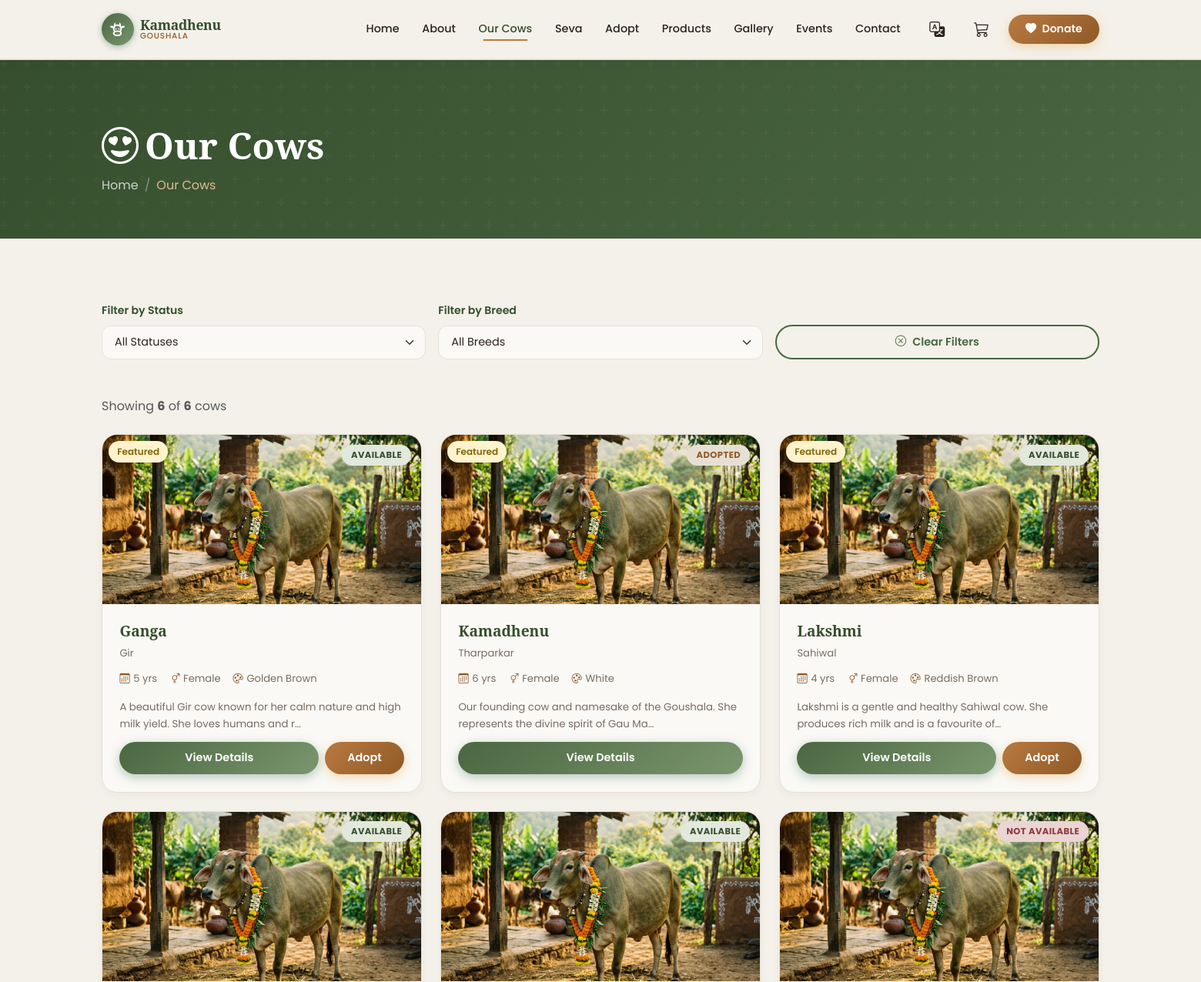
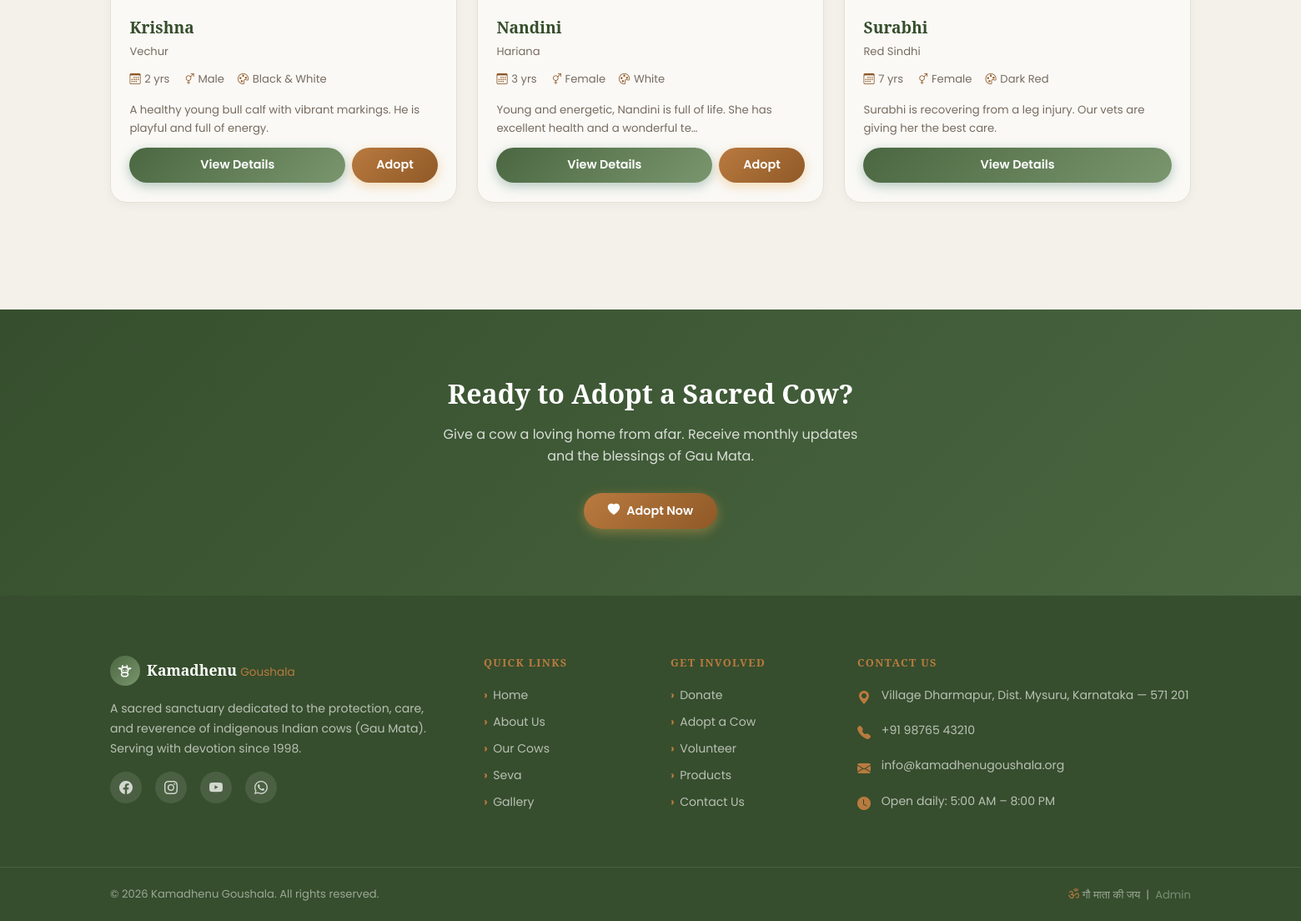
The app's page /cows.php with its own data (2 pictures, top to bottom).
### tables this page shows
CREATE TABLE IF NOT EXISTS `cows` (
  `id`          INT UNSIGNED NOT NULL AUTO_INCREMENT,
  `name`        VARCHAR(100) NOT NULL,
  `breed`       VARCHAR(100) NOT NULL DEFAULT '',
  `age`         TINYINT UNSIGNED NOT NULL DEFAULT 0,
  `gender`      ENUM('Female','Male','Calf') NOT NULL DEFAULT 'Female',
  `color`       VARCHAR(80) NOT NULL DEFAULT '',
  `weight_kg`   DECIMAL(6,2) UNSIGNED DEFAULT NULL,
  `health_status` ENUM('Healthy','Under Treatment','Recovered') NOT NULL DEFAULT 'Healthy',
  `adoption_status` ENUM('Available','Adopted','Not Available') NOT NULL DEFAULT 'Available',
  `description` TEXT DEFAULT NULL,
  `image`       VARCHAR(255) DEFAULT NULL,
  `is_featured` TINYINT(1) NOT NULL DEFAULT 0,
  `created_at`  TIMESTAMP NOT NULL DEFAULT CURRENT_TIMESTAMP,
  `updated_at`  TIMESTAMP NOT NULL DEFAULT CURRENT_TIMESTAMP ON UPDATE CURRENT_TIMESTAMP,
  PRIMARY KEY (`id`),
  INDEX `idx_cows_adoption_status` (`adoption_status`),
  INDEX `idx_cows_is_featured` (`is_featured`)
);

### includes/functions.php (called while the page is built, shortened)
<?php
function e(string $str): string {
    return htmlspecialchars($str, ENT_QUOTES | ENT_SUBSTITUTE, 'UTF-8');
}
function img_url(string $subdir, ?string $filename): string {
    if (empty($filename)) return PLACEHOLDER_IMG;
    return UPLOAD_URL . $subdir . '/' . e($filename);
}
function paginate(PDO $pdo, string $countSql, string $dataSql, array $params, int $page, int $perPage = ITEMS_PER_PAGE): array {
    $page    = max(1, (int)$page);
    $offset  = ($page - 1) * $perPage;
    $stmtCount = $pdo->prepare($countSql);
    $stmtCount->execute($params);
    $total = (int)$stmtCount->fetchColumn();
    $stmtData = $pdo->prepare($dataSql . " LIMIT :limit OFFSET :offset");
    $stmtData->bindValue(':limit',  $perPage, PDO::PARAM_INT);
    $stmtData->bindValue(':offset', $offset,  PDO::PARAM_INT);
    $stmtData->execute();
    $items = $stmtData->fetchAll();
    return [
        'items'        => $items,
        'total'        => $total,
        'total_pages'  => (int)ceil($total / $perPage),
        'current_page' => $page,
        'per_page'     => $perPage,
    ];
}

### cows.php (the view, shortened to what this page needs)
<?php
require_once __DIR__ . '/config/database.php';
require_once __DIR__ . '/includes/functions.php';
$pdo = getDBConnection();
$page   = isset($_GET['page']) ? max(1, (int)$_GET['page']) : 1;
$where  = ['1=1'];
$params = [];
$whereStr = implode(' AND ', $where);
$countSql = "SELECT COUNT(*) FROM cows c WHERE $whereStr";
$dataSql  = "SELECT * FROM cows c WHERE $whereStr ORDER BY c.is_featured DESC, c.name ASC";
$pagData  = paginate($pdo, $countSql, $dataSql, $params, $page);
require_once __DIR__ . '/includes/header.php';
require_once __DIR__ . '/includes/navbar.php';
?>
<section class="kg-page-banner">
  <div class="container">
    <h1><i class="bi bi-emoji-heart-eyes me-2"></i>Our Cows</h1>
    <nav aria-label="breadcrumb">
      <ol class="breadcrumb mb-0">
        <li class="breadcrumb-item"><a href="<?= BASE_URL ?>/">Home</a></li>
        <li class="breadcrumb-item active">Our Cows</li>
      </ol>
    </nav>
  </div>
</section>
<section class="kg-section">
  <div class="container">
    <form method="get" action="" class="row g-3 mb-5 align-items-end">
      <div class="col-md-4">
        <label class="form-label">Filter by Status</label>
        <select name="status" class="form-select" onchange="this.form.submit()">
          <option value="">All Statuses</option>
        </select>
      </div>
      <div class="col-md-4">
        <label class="form-label">Filter by Breed</label>
        <select name="breed" class="form-select" onchange="this.form.submit()">
          <option value="">All Breeds</option>
        </select>
      </div>
      <div class="col-md-4">
        <a href="<?= BASE_URL ?>/cows.php" class="btn btn-kg-outline w-100">
          <i class="bi bi-x-circle me-2"></i>Clear Filters
        </a>
      </div>
    </form>
    <p class="mb-4 text-muted">
      Showing <strong><?= count($pagData['items']) ?></strong> of <strong><?= $pagData['total'] ?></strong> cows
    </p>
    <?php if (empty($pagData['items'])): ?>
    <div class="text-center py-5">
      <i class="bi bi-search" style="font-size:3rem;color:var(--kg-border);"></i>
      <h4 class="mt-3 text-muted">No cows found</h4>
      <p class="text-muted">Try clearing your filters.</p>
      <a href="<?= BASE_URL ?>/cows.php" class="btn btn-kg-primary mt-2">View All Cows</a>
    </div>
    <?php else: ?>
    <div class="row g-4">
      <?php foreach ($pagData['items'] as $cow): ?>
      <div class="col-md-6 col-lg-4">
        <div class="kg-cow-card">
          <div class="kg-cow-card-img">
            <img src="<?= img_url('cows', $cow['image']) ?>"
                 alt="<?= e($cow['name']) ?>"
                 loading="lazy"
                 onerror="this.src='<?= BASE_URL ?>/assets/images/placeholder.jpg'">
            <?php
              $badgeClass = match($cow['adoption_status']) {
                'Available' => 'available',
                'Adopted'   => 'adopted',
                default     => 'unavailable',
              };
            ?>
            <span class="kg-cow-card-badge <?= $badgeClass ?>"><?= e($cow['adoption_status']) ?></span>
            <?php if ($cow['is_featured']): ?>
            <span class="position-absolute top-0 start-0 m-2 kg-badge-gold">Featured</span>
            <?php endif; ?>
          </div>
          <div class="kg-cow-card-body">
            <h3 class="kg-cow-card-name"><?= e($cow['name']) ?></h3>
            <p class="kg-cow-card-breed"><?= e($cow['breed']) ?></p>
            <div class="kg-cow-card-meta">
              <span><i class="bi bi-calendar3"></i> <?= (int)$cow['age'] ?> yrs</span>
              <span><i class="bi bi-gender-ambiguous"></i> <?= e($cow['gender']) ?></span>
              <span><i class="bi bi-palette"></i> <?= e($cow['color']) ?></span>
            </div>
            <?php if (!empty($cow['description'])): ?>
            <p style="font-size:.83rem;color:var(--kg-text-muted);margin-bottom:.8rem;">
              <?= e(mb_strimwidth($cow['description'], 0, 90, '…')) ?>
            </p>
            <?php endif; ?>
            <div class="d-flex gap-2">
              <a href="<?= BASE_URL ?>/cow-details.php?id=<?= (int)$cow['id'] ?>" class="btn btn-sm btn-kg-primary flex-grow-1">
                View Details
              </a>
              <?php if ($cow['adoption_status'] === 'Available'): ?>
              <a href="<?= BASE_URL ?>/adopt.php?cow_id=<?= (int)$cow['id'] ?>" class="btn btn-sm btn-kg-gold">
                Adopt
              </a>
              <?php endif; ?>
            </div>
          </div>
        </div>
      </div>
      <?php endforeach; ?>
    </div>
    <?php endif; ?>
  </div>
</section>
<section class="kg-section kg-section-green">
  <div class="container text-center">
    <h2 style="color:#fff;" class="mb-3">Ready to Adopt a Sacred Cow?</h2>
    <p style="color:rgba(255,255,255,.8);max-width:500px;margin:0 auto 2rem;">
      Give a cow a loving home from afar. Receive monthly updates and the blessings of Gau Mata.
    </p>
    <a href="<?= BASE_URL ?>/adopt.php" class="btn-kg-gold btn btn-lg">
      <i class="bi bi-heart-fill me-2"></i>Adopt Now
    </a>
  </div>
</section>
<?php require_once __DIR__ . '/includes/footer.php'; ?>

### includes/footer.php (style rules this page uses)
body { top: 0px !important; position: relative !important; }
html { height: 100%; }

### records on screen
cows: adoption_status "AVAILABLE", is_featured "Featured", name "Ganga", breed "Gir", age "5", gender "Female", color "Golden Brown", description "A beautiful Gir cow known for her calm nature and high milk yield. She loves humans and r…"
cows: adoption_status "ADOPTED", is_featured "Featured", name "Kamadhenu", breed "Tharparkar", age "6", gender "Female", color "White", description "Our founding cow and namesake of the Goushala. She represents the divine spirit of Gau Ma…"
cows: adoption_status "AVAILABLE", is_featured "Featured", name "Lakshmi", breed "Sahiwal", age "4", gender "Female", color "Reddish Brown", description "Lakshmi is a gentle and healthy Sahiwal cow. She produces rich milk and is a favourite of…"
cows: adoption_status "AVAILABLE", name "Krishna", breed "Vechur", age "2", gender "Male", color "Black & White", description "A healthy young bull calf with vibrant markings. He is playful and full of energy."
cows: adoption_status "AVAILABLE", name "Nandini", breed "Hariana", age "3", gender "Female", color "White", description "Young and energetic, Nandini is full of life. She has excellent health and a wonderful te…"
cows: adoption_status "NOT AVAILABLE", name "Surabhi", breed "Red Sindhi", age "7", gender "Female", color "Dark Red", description "Surabhi is recovering from a leg injury. Our vets are giving her the best care."

### other values on screen
count($pagData['items']) "6"
$pagData['total'] "6"
SITE_ADDRESS "Village Dharmapur, Dist. Mysuru, Karnataka — 571 201"
SITE_PHONE "+91 98765 43210"
SITE_EMAIL "info@kamadhenugoushala.org"
SITE_NAME "Kamadhenu Goushala"
